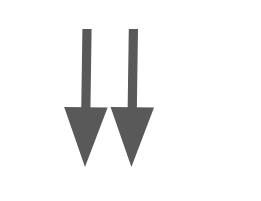
#> input picture Development/PriviuosExperimnets/detect_arrow/img.png, 261 x 201 px, found by its file name
$ python detect_arrow.py
#> lines starting #> are read from the running program, lines starting #| are printed output that depends on the picture; after the words box and inside, x2 and y2 are one past the last pixel; in counts of white or black regions, pixels touching at a corner belong together
import cv2, numpy as np, argparse

# ap = argparse.ArgumentParser()
# ap.add_argument("-i", "--image", help = "path to the image file")
# args = vars(ap.parse_args())
img = cv2.imread("/Development/PriviuosExperimnets/detect_arrow/img.png")
#> img is the input picture: shape (201, 261, 3); min 88, max 255, mean 242.2
#convert the image to grayscale
# gray = cv2.cvtColor(img,cv2.COLOR_BGR2GRAY)
# #apply canny edge detection to the image
# img = cv2.Canny(gray,50,150,apertureSize = 3)


# #convert the image to grayscale
gray = cv2.cvtColor(img,cv2.COLOR_BGR2GRAY)
# #apply canny edge detection to the image
edges = cv2.Canny(gray,50,150,apertureSize = 3)
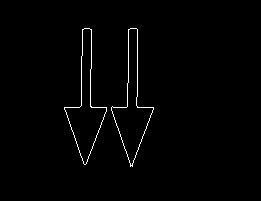
#> edges: shape (201, 261); 1.2% white in thin lines or dots, all inside (x1, y1, x2, y2) = (64, 28, 154, 167)
# edges = cv2.Canny(edges,100,150,apertureSize = 3)

#show what the image looks like after the application of previous functions
# cv2.imshow("canny'd image", edges)
# cv2.waitKey(0)
#perform HoughLines on the image
lines = cv2.HoughLines(edges,1,np.pi/180,20)
#> lines = 78 rows, first 8: [129, 0.0175], [137, 0], [138, 0.0175], [107, 1.57], [92, 0.0175], [-136, 3.12], [-127, 3.12], [128, 0]

for rho,theta in lines[0]:
    a = np.cos(theta)
    b = np.sin(theta)
    x0 = a*rho
    y0 = b*rho
    x1 = int(x0 + 1000*(-b))
    y1 = int(y0 + 1000*(a))
    x2 = int(x0 - 1000*(-b))
    y2 = int(y0 - 1000*(a))


    cv2.line(img,(x1,y1),(x2,y2),(0,0,255),2)
#> this loop made 1 pass
#> (rho, theta, a, b, x0, y0, x1, y1) on pass 1: (129, 0.0175, 1, 0.0175, 129, 2.25, 111, 1002)
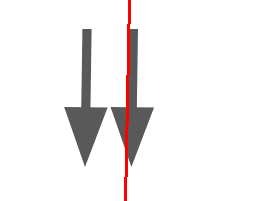
#> img: shape (201, 261, 3); 1.15% of pixels changed, all inside (x1, y1, x2, y2) = (124, 0, 131, 201)

#create an array for each direction, where array[0] indicates one of the lines and array[1] indicates the other, which if both > 0 will tell us the orientation
left = [0, 0]
right = [0, 0]
up = [0, 0]
down = [0, 0]
#iterate through the lines that the houghlines function returned
for object in lines:

    theta = object[0][1]
    rho = object[0][0]
    #cases for right/left arrows
    if ((np.round(theta, 2)) >= 1.0 and (np.round(theta, 2)) <= 1.1) or ((np.round(theta,2)) >= 2.0 and (np.round(theta,2)) <= 2.1):
        if (rho >= 20 and rho <=  30):
            left[0] += 1
        elif (rho >= 60 and rho <= 65):
            left[1] +=1
        elif (rho >= -73 and rho <= -57):
            right[0] +=1
        elif (rho >=148 and rho <= 176):
            right[1] +=1
    #cases for up/down arrows
    elif ((np.round(theta, 2)) >= 0.4 and (np.round(theta,2)) <= 0.6) or ((np.round(theta, 2)) >= 2.6 and (np.round(theta,2))<= 2.7):
        print("down")
        print(rho)
        if rho >=140 and rho <= 150:
            down[1] += 1
            down[0] += 1
        if (rho >= -63 and rho <= -15):
            up[0] += 1
        elif (rho >= 67 and rho <= 74):
            down[1] += 1
            up[1] += 1
        elif (rho >= 160 and rho <= 171):
            down[0] += 1
#> this loop made 78 passes
#> (object, theta, rho) on passes 1 to 12: ([[129, 0.0175]], 0.0175, 129), ([[137, 0]], 0, 137), ([[138, 0.0175]], 0.0175, 138), ([[107, 1.57]], 1.57, 107), ([[92, 0.0175]], 0.0175, 92), ([[-136, 3.12]], 3.12, -136), ([[-127, 3.12]], 3.12, -127), ([[128, 0]], 0, 128), ([[93, 0.0349]], 0.0349, 93), ([[81, 0]], 0, 81), ([[130, 0.0349]], 0.0349, 130), ([[83, 0.0175]], 0.0175, 83)
#> (theta, rho) on passes 61, 69, 71: (0.419, 143), (0.436, 146), (2.69, -47)
#| down
#| 142.0
#| down
#| 184.0
#| down
#| 143.0
#| down
#| 146.0
#| down
#| -47.0
#> after the loop, down = [3, 3]; left = [0, 0]; right = [0, 0]; up = [1, 0]
if left[0] >= 1 and left[1] >= 1:
    print("left")
elif right[0] >= 1 and right[1] >= 1:
    print("right")
elif up[0] >= 1 and up[1] >= 1:
    print("up")
elif down[0] >= 1 and down[1] >= 1:
    print("down")

print(up, down, left, right)
#| [1, 0] [3, 3] [0, 0] [0, 0]

cv2.imshow("canny'd image", edges)
cv2.imshow('houghlines',img)


cv2.waitKey(0)
